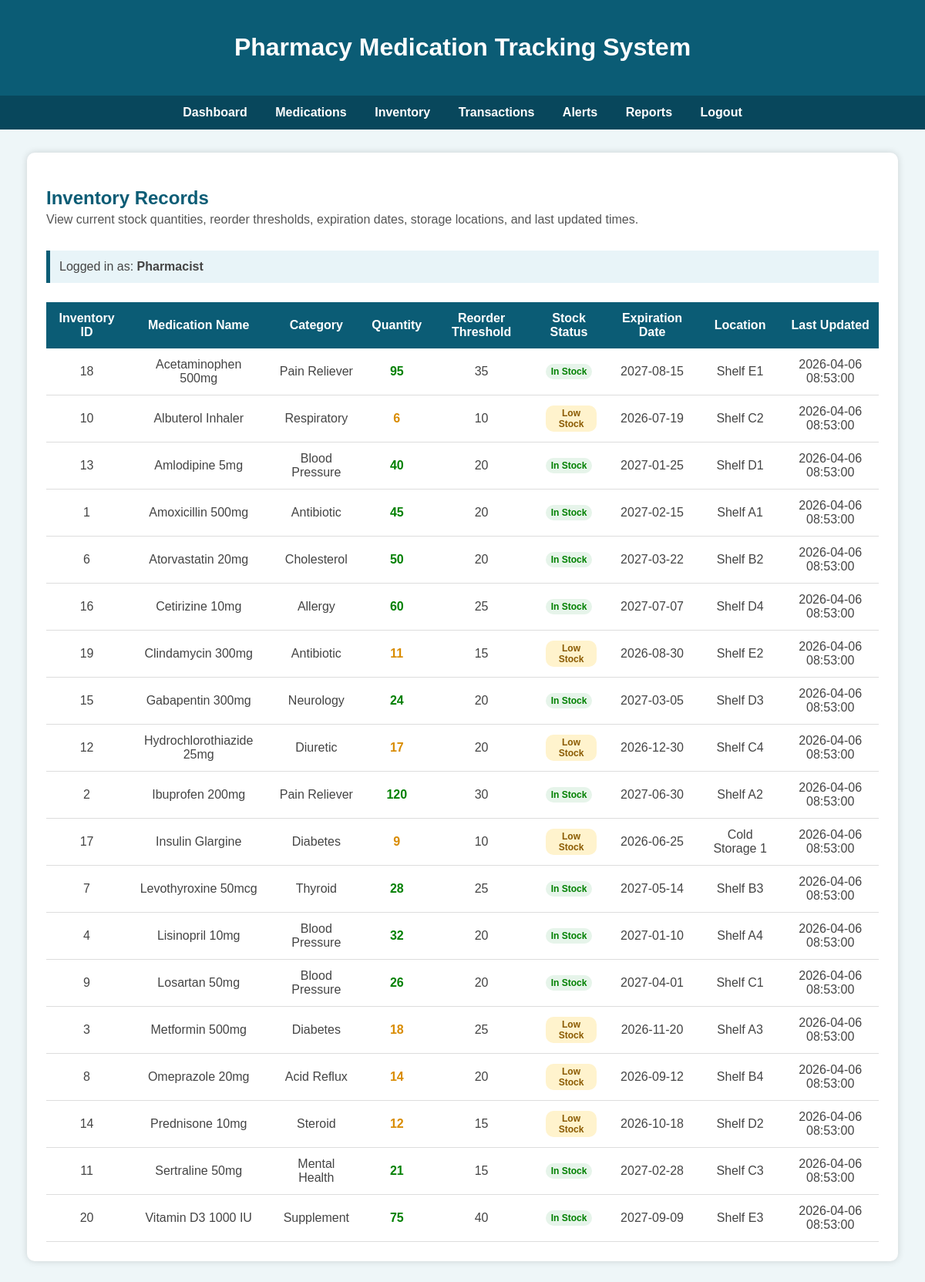
The app's page /inventory.php (signed in) with its own data.
### tables this page shows
CREATE TABLE `inventory` (
  `inventory_id` int NOT NULL AUTO_INCREMENT,
  `medication_id` int NOT NULL,
  `quantity` int NOT NULL DEFAULT '0',
  `expiration_date` date DEFAULT NULL,
  `location` varchar(100) DEFAULT NULL,
  `last_updated` datetime DEFAULT CURRENT_TIMESTAMP ON UPDATE CURRENT_TIMESTAMP,
  PRIMARY KEY (`inventory_id`),
  KEY `fk_inventory_medication` (`medication_id`),
  CONSTRAINT `fk_inventory_medication` FOREIGN KEY (`medication_id`) REFERENCES `medications` (`medication_id`) ON DELETE CASCADE ON UPDATE CASCADE
);

CREATE TABLE `medications` (
  `medication_id` int NOT NULL AUTO_INCREMENT,
  `medication_name` varchar(100) NOT NULL,
  `category` varchar(50) DEFAULT NULL,
  `description` text,
  `reorder_threshold` int NOT NULL DEFAULT '20',
  `supplier_id` int DEFAULT NULL,
  PRIMARY KEY (`medication_id`),
  KEY `fk_medications_supplier` (`supplier_id`),
  CONSTRAINT `fk_medications_supplier` FOREIGN KEY (`supplier_id`) REFERENCES `suppliers` (`supplier_id`) ON DELETE SET NULL ON UPDATE CASCADE
);

### inventory.php (the view, shortened to what this page needs)
<?php
include "db_connect.php";
$sql = "SELECT
            i.inventory_id,
            m.medication_name,
            m.category,
            i.quantity,
            m.reorder_threshold,
            i.expiration_date,
            i.location,
            i.last_updated
        FROM inventory i
        JOIN medications m
            ON i.medication_id = m.medication_id
        ORDER BY m.medication_name ASC";
$result = $conn->query($sql);
?>
<!DOCTYPE html>
<html>
<head>
</head>
<body>
    <div class="header">
        <h1>Pharmacy Medication Tracking System</h1>
    </div>
    <div class="nav">
        <a href="dashboard.php">Dashboard</a>
        <a href="medications.php">Medications</a>
        <a href="inventory.php">Inventory</a>
        <a href="transactions.php">Transactions</a>
        <a href="alerts.php">Alerts</a>
		<?php if ($_SESSION['role'] != 'Technician') { ?>
			<a href="reports.php">Reports</a>
		<?php } ?>
        <a href="logout.php">Logout</a>
    </div>
    <div class="container">
        <div class="top-section">
			<div>
				<h2 class="page-title">Inventory Records</h2>
				<p class="description">
					View current stock quantities, reorder thresholds, expiration dates, storage locations, and last updated times.
				</p>
			</div>
        </div>
        <div class="role-note">
            Logged in as: <strong><?php echo $_SESSION['role']; ?></strong>
        </div>
        <table>
            <tr>
                <th>Inventory ID</th>
                <th>Medication Name</th>
                <th>Category</th>
                <th>Quantity</th>
                <th>Reorder Threshold</th>
                <th>Stock Status</th>
                <th>Expiration Date</th>
                <th>Location</th>
                <th>Last Updated</th>
            </tr>
            <?php while ($row = $result->fetch_assoc()) { ?>
                <tr>
                    <td><?php echo $row['inventory_id']; ?></td>
                    <td><?php echo $row['medication_name']; ?></td>
                    <td><?php echo $row['category']; ?></td>
                    <td>
                        <?php if ($row['quantity'] < $row['reorder_threshold']) { ?>
                            <span class="quantity-low"><?php echo $row['quantity']; ?></span>
                        <?php } else { ?>
                            <span class="quantity-normal"><?php echo $row['quantity']; ?></span>
                        <?php } ?>
                    </td>
                    <td><?php echo $row['reorder_threshold']; ?></td>
                    <td>
                        <?php if ($row['quantity'] < $row['reorder_threshold']) { ?>
                            <span class="low-label">Low Stock</span>
                        <?php } else { ?>
                            <span class="ok-label">In Stock</span>
                        <?php } ?>
                    </td>
                    <td><?php echo $row['expiration_date']; ?></td>
                    <td><?php echo $row['location']; ?></td>
                    <td><?php echo $row['last_updated']; ?></td>
                </tr>
            <?php } ?>
        </table>
    </div>
</body>
</html>

### inventory.php (style rules this page uses)
body { margin: 0; font-family: Arial, sans-serif; background-color: #eef6f8; }
.header { background-color: #0b5c75; color: white; padding: 22px; text-align: center; }
.nav { background-color: #08475c; padding: 13px; text-align: center; }
.nav a { color: white; text-decoration: none; margin: 0 16px; font-weight: bold; }
.container { width: 90%; margin: 30px auto; background-color: white; padding: 25px; border-radius: 10px; box-shadow: 0px 0px 10px rgba(0,0,0,0.15); }
.top-section { display: flex; justify-content: space-between; align-items: center; gap: 15px; flex-wrap: wrap; }
.page-title { color: #0b5c75; margin-bottom: 5px; }
.description { color: #555; margin-top: 0; }
table { width: 100%; border-collapse: collapse; margin-top: 25px; }
th { background-color: #0b5c75; color: white; padding: 12px; }
td { padding: 12px; text-align: center; border-bottom: 1px solid #ddd; color: #444; }
.role-note { margin-top: 15px; background-color: #e8f4f8; padding: 12px; border-left: 5px solid #0b5c75; color: #444; }
.quantity-low { color: #d98c00; font-weight: bold; }
.quantity-normal { color: green; font-weight: bold; }
.low-label { display: inline-block; margin-left: 6px; padding: 3px 7px; background-color: #fff3cd; color: #8a5a00; border-radius: 10px; font-size: 12px; font-weight: bold; }
.ok-label { display: inline-block; padding: 3px 7px; background-color: #e6f4ea; color: green; border-radius: 10px; font-size: 12px; font-weight: bold; }

### records on screen
inventory: inventory_id "18", medication.medication_name "Acetaminophen 500mg", medication.category "Pain Reliever", quantity "95", medication.reorder_threshold "35", shows "In Stock", expiration_date "2027-08-15", location "Shelf E1", last_updated "2026-04-06 08:53:00"
inventory: inventory_id "10", medication.medication_name "Albuterol Inhaler", medication.category "Respiratory", quantity "6", medication.reorder_threshold "10", shows "Low Stock", expiration_date "2026-07-19", location "Shelf C2", last_updated "2026-04-06 08:53:00"
inventory: inventory_id "13", medication.medication_name "Amlodipine 5mg", medication.category "Blood Pressure", quantity "40", medication.reorder_threshold "20", shows "In Stock", expiration_date "2027-01-25", location "Shelf D1", last_updated "2026-04-06 08:53:00"
inventory: inventory_id "1", medication.medication_name "Amoxicillin 500mg", medication.category "Antibiotic", quantity "45", medication.reorder_threshold "20", shows "In Stock", expiration_date "2027-02-15", location "Shelf A1", last_updated "2026-04-06 08:53:00"
inventory: inventory_id "6", medication.medication_name "Atorvastatin 20mg", medication.category "Cholesterol", quantity "50", medication.reorder_threshold "20", shows "In Stock", expiration_date "2027-03-22", location "Shelf B2", last_updated "2026-04-06 08:53:00"
inventory: inventory_id "16", medication.medication_name "Cetirizine 10mg", medication.category "Allergy", quantity "60", medication.reorder_threshold "25", shows "In Stock", expiration_date "2027-07-07", location "Shelf D4", last_updated "2026-04-06 08:53:00"
inventory: inventory_id "19", medication.medication_name "Clindamycin 300mg", medication.category "Antibiotic", quantity "11", medication.reorder_threshold "15", shows "Low Stock", expiration_date "2026-08-30", location "Shelf E2", last_updated "2026-04-06 08:53:00"
inventory: inventory_id "15", medication.medication_name "Gabapentin 300mg", medication.category "Neurology", quantity "24", medication.reorder_threshold "20", shows "In Stock", expiration_date "2027-03-05", location "Shelf D3", last_updated "2026-04-06 08:53:00"
inventory: inventory_id "12", medication.medication_name "Hydrochlorothiazide 25mg", medication.category "Diuretic", quantity "17", medication.reorder_threshold "20", shows "Low Stock", expiration_date "2026-12-30", location "Shelf C4", last_updated "2026-04-06 08:53:00"
inventory: inventory_id "2", medication.medication_name "Ibuprofen 200mg", medication.category "Pain Reliever", quantity "120", medication.reorder_threshold "30", shows "In Stock", expiration_date "2027-06-30", location "Shelf A2", last_updated "2026-04-06 08:53:00"
inventory: inventory_id "17", medication.medication_name "Insulin Glargine", medication.category "Diabetes", quantity "9", medication.reorder_threshold "10", shows "Low Stock", expiration_date "2026-06-25", location "Cold Storage 1", last_updated "2026-04-06 08:53:00"
inventory: inventory_id "7", medication.medication_name "Levothyroxine 50mcg", medication.category "Thyroid", quantity "28", medication.reorder_threshold "25", shows "In Stock", expiration_date "2027-05-14", location "Shelf B3", last_updated "2026-04-06 08:53:00"
inventory: inventory_id "4", medication.medication_name "Lisinopril 10mg", medication.category "Blood Pressure", quantity "32", medication.reorder_threshold "20", shows "In Stock", expiration_date "2027-01-10", location "Shelf A4", last_updated "2026-04-06 08:53:00"
inventory: inventory_id "9", medication.medication_name "Losartan 50mg", medication.category "Blood Pressure", quantity "26", medication.reorder_threshold "20", shows "In Stock", expiration_date "2027-04-01", location "Shelf C1", last_updated "2026-04-06 08:53:00"
inventory: inventory_id "3", medication.medication_name "Metformin 500mg", medication.category "Diabetes", quantity "18", medication.reorder_threshold "25", shows "Low Stock", expiration_date "2026-11-20", location "Shelf A3", last_updated "2026-04-06 08:53:00"
inventory: inventory_id "8", medication.medication_name "Omeprazole 20mg", medication.category "Acid Reflux", quantity "14", medication.reorder_threshold "20", shows "Low Stock", expiration_date "2026-09-12", location "Shelf B4", last_updated "2026-04-06 08:53:00"
inventory: inventory_id "14", medication.medication_name "Prednisone 10mg", medication.category "Steroid", quantity "12", medication.reorder_threshold "15", shows "Low Stock", expiration_date "2026-10-18", location "Shelf D2", last_updated "2026-04-06 08:53:00"
inventory: inventory_id "11", medication.medication_name "Sertraline 50mg", medication.category "Mental Health", quantity "21", medication.reorder_threshold "15", shows "In Stock", expiration_date "2027-02-28", location "Shelf C3", last_updated "2026-04-06 08:53:00"
inventory: inventory_id "20", medication.medication_name "Vitamin D3 1000 IU", medication.category "Supplement", quantity "75", medication.reorder_threshold "40", shows "In Stock", expiration_date "2027-09-09", location "Shelf E3", last_updated "2026-04-06 08:53:00"

### other values on screen
$_SESSION['role'] "Pharmacist"
